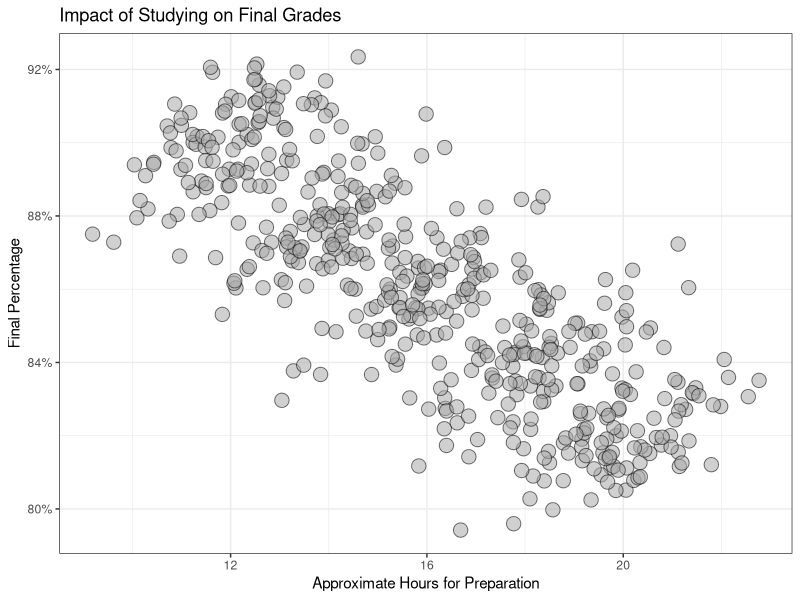
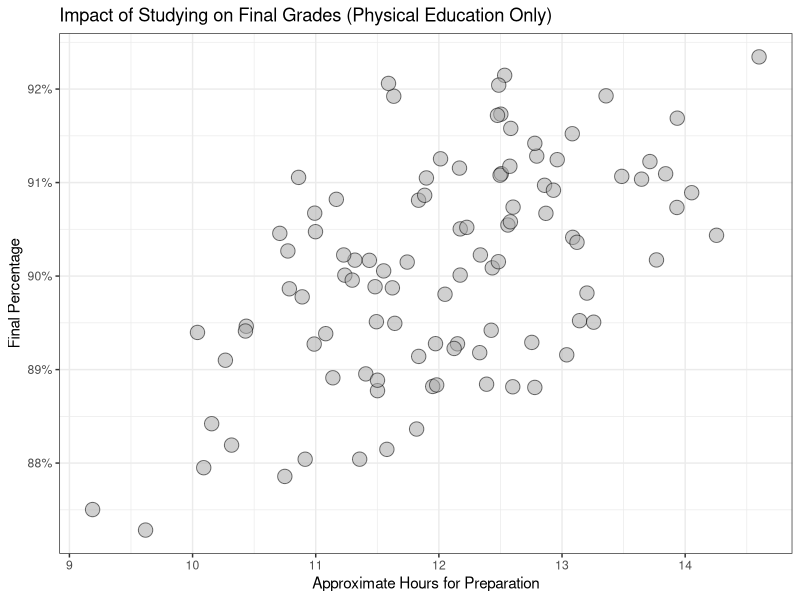
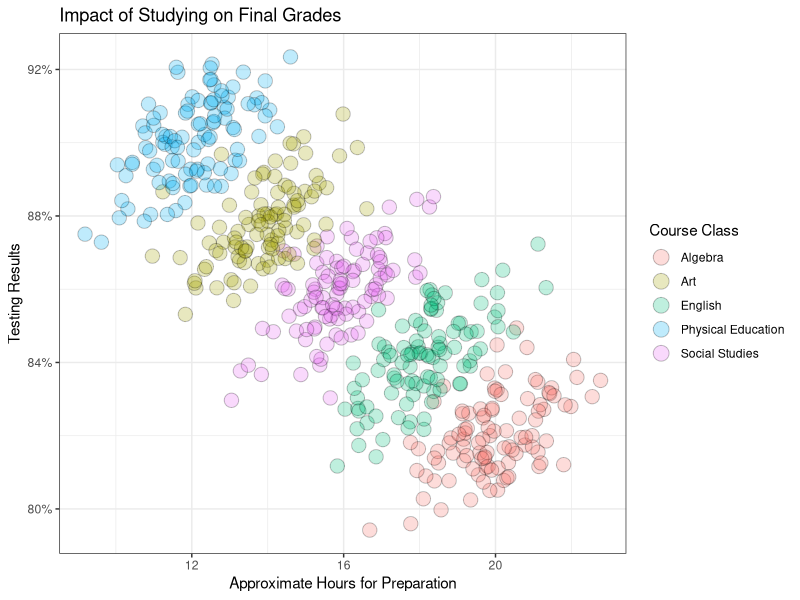

Reproduce these figures in R, in order.
## ---- chunk 1
knitr::opts_chunk$set(echo = TRUE)

# Load the tidyverse 
library(tidyverse) 
 
# Generating correlated data with mvrnorm() from the MASS library 
library(MASS) 
 
# Sample Means 
mu <- c(20,4) 
 
# Define our covariance matrix, and specify the covariance relationship (i.e. 0.7 in this case) 
Sigma <- matrix(.7, nrow=2, ncol=2) + diag(2)*.3 
 
# create both variables with 100 samples 
vars <- mvrnorm(n=100, mu=mu, Sigma=Sigma) 
 
# Create a function for generating 2 correlated variables given variable means 
corVars<-function(m1,m2,confVar){ 
  mu <- c(m1,m2) 
  Sigma <- matrix(.7, nrow=2, ncol=2) + diag(2)*.5 
  vars <- mvrnorm(n=100, mu=mu, Sigma=Sigma) 
  Var1<-vars[,1] 
  Var2<-vars[,2] 
  df<-as.data.frame(cbind(Var1 = Var1,Var2 = Var2,Var3 = confVar)) 
  df$Var1<-as.numeric(as.character(df$Var1)) 
  df$Var2<-as.numeric(as.character(df$Var2)) 
  df 
} 
 
# Re-running for multiple sets and combining into a single dataframe df 
d1 <- corVars(m1 = 20, m2 = 82, confVar = "Algebra") 
d2 <- corVars(m1 = 18, m2 = 84, confVar = "English") 
d3 <- corVars(m1 = 16, m2 = 86, confVar = "Social Studies") 
d4 <- corVars(m1 = 14, m2 = 88, confVar = "Art") 
d5 <- corVars(m1 = 12, m2 = 90, confVar = "Physical Education") 
 
# Create the aggregate data 
df<-rbind(d1,d2,d3,d4,d5) 
## ---- chunk 2
# Grade & Study Time Plot 
df %>% 
  ggplot(aes(x = Var1, y = Var2/100)) + 
  geom_jitter(aes(size = 13), alpha = 0.55, shape = 21, fill = "darkgray", color = "black") + 
  scale_y_continuous(name = "Final Percentage", labels = scales::percent)+ 
  scale_x_continuous(name = "Approximate Hours for Preparation")+ 
  guides(size = FALSE) + 
  ggtitle("Impact of Studying on Final Grades")+ 
  theme(plot.title = element_text(hjust = 0.5))+ 
  theme_bw() 
## ---- chunk 3
# PhysEd Plot 
df %>%  
  filter(Var3 == 'Physical Education') %>% 
  ggplot(aes(x = Var1, y = Var2/100)) + 
  geom_jitter(aes(size = 13), alpha = 0.55, shape = 21, fill = "darkgray", color = "black") + 
  scale_y_continuous(name = "Final Percentage", labels = scales::percent)+ 
  scale_x_continuous(name = "Approximate Hours for Preparation")+ 
  guides(size = FALSE) + 
  ggtitle("Impact of Studying on Final Grades (Physical Education Only)")+ 
  theme(plot.title = element_text(hjust = 0.5))+ 
  theme_bw() 
## ---- chunk 4
# Confounding plot 
df %>% 
  ggplot(aes(x = Var1, y = Var2/100)) + 
  geom_jitter(aes(size = 1, fill = Var3), alpha = 0.25, shape = 21) + 
  guides(fill = guide_legend(title = "Course Class", override.aes = list(size = 5)), 
         size = FALSE) + 
  scale_y_continuous(name = "Testing Results", labels = scales::percent)+ 
  scale_x_continuous(name = "Approximate Hours for Preparation")+ 
  ggtitle("Impact of Studying on Final Grades")+ 
  theme(plot.title = element_text(hjust = 0.5))+ 
  theme_bw() 
